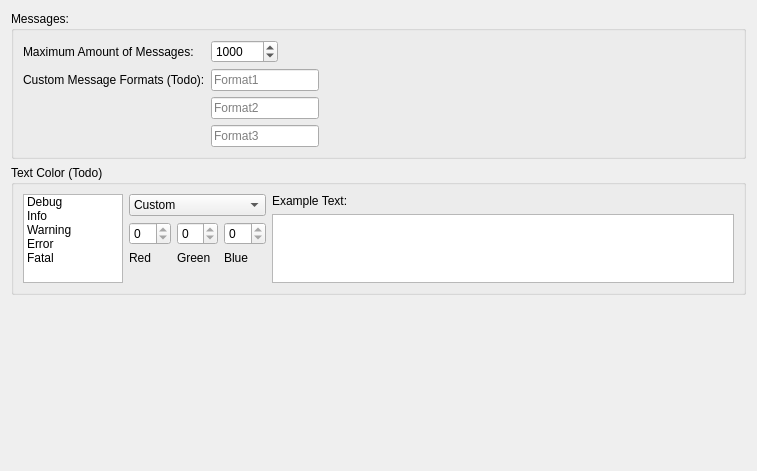
<?xml version="1.0" encoding="UTF-8"?>
<ui version="4.0">
 <class>LogSettings</class>
 <widget class="SettingsWidget" name="LogSettings">
  <property name="geometry">
   <rect>
    <x>0</x>
    <y>0</y>
    <width>757</width>
    <height>471</height>
   </rect>
  </property>
  <property name="windowTitle">
   <string>Form</string>
  </property>
  <layout class="QVBoxLayout" name="verticalLayout_3">
   <item>
    <widget class="QGroupBox" name="messagesGroupBox">
     <property name="sizePolicy">
      <sizepolicy hsizetype="Preferred" vsizetype="Fixed">
       <horstretch>0</horstretch>
       <verstretch>0</verstretch>
      </sizepolicy>
     </property>
     <property name="title">
      <string>Messages:</string>
     </property>
     <layout class="QGridLayout" name="gridLayout_2">
      <item row="0" column="0">
       <layout class="QGridLayout" name="messagesMainLayout">
        <item row="0" column="0">
         <layout class="QFormLayout" name="messagesFormLayout">
          <property name="fieldGrowthPolicy">
           <enum>QFormLayout::FieldsStayAtSizeHint</enum>
          </property>
          <item row="0" column="0">
           <widget class="QLabel" name="label">
            <property name="text">
             <string>Maximum Amount of Messages:</string>
            </property>
           </widget>
          </item>
          <item row="0" column="1">
           <widget class="QSpinBox" name="messageAmountSpinBox">
            <property name="whatsThis">
             <string>The maximum amount of messages queued.
The more messages are queued, the farther back messages can be re-formatted.
When changing the message format or displayed log level the message queue is searched and the log message display is updated accordingly.
The more messages are queued, the longer the reformatting takes.</string>
            </property>
            <property name="maximum">
             <number>1000000</number>
            </property>
            <property name="value">
             <number>1000</number>
            </property>
           </widget>
          </item>
          <item row="1" column="0">
           <widget class="QLabel" name="label_2">
            <property name="text">
             <string>Custom Message Formats (Todo):</string>
            </property>
           </widget>
          </item>
          <item row="1" column="1">
           <widget class="QLineEdit" name="customFormatEdit1">
            <property name="sizePolicy">
             <sizepolicy hsizetype="Minimum" vsizetype="Fixed">
              <horstretch>0</horstretch>
              <verstretch>0</verstretch>
             </sizepolicy>
            </property>
            <property name="readOnly">
             <bool>true</bool>
            </property>
            <property name="placeholderText">
             <string>Format1</string>
            </property>
           </widget>
          </item>
          <item row="2" column="1">
           <widget class="QLineEdit" name="customFormatEdit2">
            <property name="sizePolicy">
             <sizepolicy hsizetype="Minimum" vsizetype="Fixed">
              <horstretch>0</horstretch>
              <verstretch>0</verstretch>
             </sizepolicy>
            </property>
            <property name="text">
             <string/>
            </property>
            <property name="readOnly">
             <bool>true</bool>
            </property>
            <property name="placeholderText">
             <string>Format2</string>
            </property>
           </widget>
          </item>
          <item row="3" column="1">
           <widget class="QLineEdit" name="customFormatEdit3">
            <property name="sizePolicy">
             <sizepolicy hsizetype="Minimum" vsizetype="Fixed">
              <horstretch>0</horstretch>
              <verstretch>0</verstretch>
             </sizepolicy>
            </property>
            <property name="readOnly">
             <bool>true</bool>
            </property>
            <property name="placeholderText">
             <string>Format3</string>
            </property>
           </widget>
          </item>
         </layout>
        </item>
        <item row="0" column="1">
         <spacer name="messagesSpacer">
          <property name="orientation">
           <enum>Qt::Horizontal</enum>
          </property>
          <property name="sizeHint" stdset="0">
           <size>
            <width>40</width>
            <height>20</height>
           </size>
          </property>
         </spacer>
        </item>
       </layout>
      </item>
     </layout>
    </widget>
   </item>
   <item>
    <widget class="QGroupBox" name="textColorGroupBox">
     <property name="sizePolicy">
      <sizepolicy hsizetype="Preferred" vsizetype="Fixed">
       <horstretch>0</horstretch>
       <verstretch>0</verstretch>
      </sizepolicy>
     </property>
     <property name="minimumSize">
      <size>
       <width>0</width>
       <height>130</height>
      </size>
     </property>
     <property name="maximumSize">
      <size>
       <width>16777215</width>
       <height>130</height>
      </size>
     </property>
     <property name="title">
      <string>Text Color (Todo)</string>
     </property>
     <layout class="QGridLayout" name="gridLayout">
      <item row="0" column="0">
       <layout class="QHBoxLayout" name="textColorLayout">
        <item>
         <layout class="QVBoxLayout" name="textColorListLayout">
          <item>
           <widget class="QListWidget" name="textColorList">
            <property name="enabled">
             <bool>true</bool>
            </property>
            <property name="sizePolicy">
             <sizepolicy hsizetype="Fixed" vsizetype="Expanding">
              <horstretch>0</horstretch>
              <verstretch>0</verstretch>
             </sizepolicy>
            </property>
            <property name="maximumSize">
             <size>
              <width>100</width>
              <height>120</height>
             </size>
            </property>
            <item>
             <property name="text">
              <string notr="true">Debug</string>
             </property>
            </item>
            <item>
             <property name="text">
              <string notr="true">Info</string>
             </property>
            </item>
            <item>
             <property name="text">
              <string notr="true">Warning</string>
             </property>
            </item>
            <item>
             <property name="text">
              <string notr="true">Error</string>
             </property>
            </item>
            <item>
             <property name="text">
              <string notr="true">Fatal</string>
             </property>
            </item>
           </widget>
          </item>
         </layout>
        </item>
        <item>
         <layout class="QVBoxLayout" name="textColorSettingsLayout">
          <item>
           <layout class="QGridLayout" name="textColorSettingsGridLayout">
            <item row="0" column="0" colspan="3">
             <widget class="QComboBox" name="textColorComboBox">
              <item>
               <property name="text">
                <string>Custom</string>
               </property>
              </item>
              <item>
               <property name="text">
                <string>White</string>
               </property>
              </item>
              <item>
               <property name="text">
                <string>Black</string>
               </property>
              </item>
              <item>
               <property name="text">
                <string>Red</string>
               </property>
              </item>
              <item>
               <property name="text">
                <string>Green</string>
               </property>
              </item>
              <item>
               <property name="text">
                <string>Blue</string>
               </property>
              </item>
              <item>
               <property name="text">
                <string>Cyan</string>
               </property>
              </item>
              <item>
               <property name="text">
                <string>Magenta</string>
               </property>
              </item>
              <item>
               <property name="text">
                <string>Yellow</string>
               </property>
              </item>
              <item>
               <property name="text">
                <string>Gray</string>
               </property>
              </item>
              <item>
               <property name="text">
                <string>DarkRed</string>
               </property>
              </item>
              <item>
               <property name="text">
                <string>DarkGreen</string>
               </property>
              </item>
              <item>
               <property name="text">
                <string>DarkBlue</string>
               </property>
              </item>
              <item>
               <property name="text">
                <string>DarkCyan</string>
               </property>
              </item>
              <item>
               <property name="text">
                <string>DarkMagenta</string>
               </property>
              </item>
              <item>
               <property name="text">
                <string>DarkYellow</string>
               </property>
              </item>
              <item>
               <property name="text">
                <string>DarkGray</string>
               </property>
              </item>
              <item>
               <property name="text">
                <string>LightGray</string>
               </property>
              </item>
             </widget>
            </item>
            <item row="1" column="0">
             <widget class="QSpinBox" name="redSpinBox">
              <property name="readOnly">
               <bool>true</bool>
              </property>
             </widget>
            </item>
            <item row="1" column="1">
             <widget class="QSpinBox" name="greenSpinBox">
              <property name="readOnly">
               <bool>true</bool>
              </property>
             </widget>
            </item>
            <item row="1" column="2">
             <widget class="QSpinBox" name="blueSpinBox">
              <property name="readOnly">
               <bool>true</bool>
              </property>
             </widget>
            </item>
           </layout>
          </item>
          <item>
           <layout class="QHBoxLayout" name="textColorLabelLayout">
            <item>
             <widget class="QLabel" name="redLabel">
              <property name="text">
               <string>Red</string>
              </property>
             </widget>
            </item>
            <item>
             <widget class="QLabel" name="greenLabel">
              <property name="text">
               <string>Green</string>
              </property>
             </widget>
            </item>
            <item>
             <widget class="QLabel" name="blueLabel">
              <property name="text">
               <string>Blue</string>
              </property>
             </widget>
            </item>
           </layout>
          </item>
          <item>
           <spacer name="verticalSpacer">
            <property name="orientation">
             <enum>Qt::Vertical</enum>
            </property>
            <property name="sizeHint" stdset="0">
             <size>
              <width>137</width>
              <height>13</height>
             </size>
            </property>
           </spacer>
          </item>
         </layout>
        </item>
        <item>
         <layout class="QVBoxLayout" name="textColorExampleLayout">
          <item>
           <widget class="QLabel" name="label_3">
            <property name="text">
             <string>Example Text:</string>
            </property>
           </widget>
          </item>
          <item>
           <widget class="QTextEdit" name="textColorExampleEdit">
            <property name="readOnly">
             <bool>true</bool>
            </property>
           </widget>
          </item>
         </layout>
        </item>
       </layout>
      </item>
     </layout>
    </widget>
   </item>
   <item>
    <spacer name="verticalSpacer_2">
     <property name="orientation">
      <enum>Qt::Vertical</enum>
     </property>
     <property name="sizeHint" stdset="0">
      <size>
       <width>20</width>
       <height>40</height>
      </size>
     </property>
    </spacer>
   </item>
  </layout>
 </widget>
 <customwidgets>
  <customwidget>
   <class>SettingsWidget</class>
   <extends>QWidget</extends>
   <header>settingswidget.h</header>
   <container>1</container>
  </customwidget>
 </customwidgets>
 <resources/>
 <connections/>
</ui>
